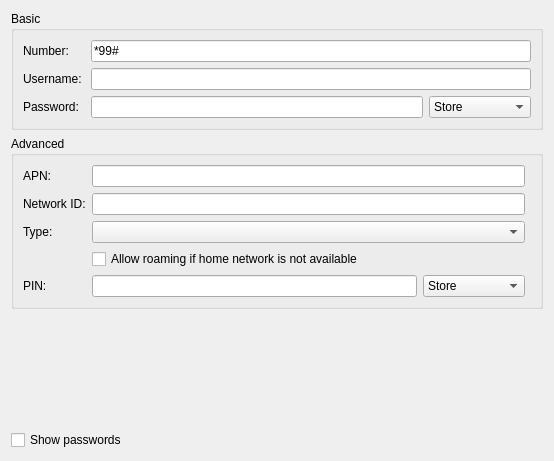
<?xml version="1.0" encoding="UTF-8"?>
<ui version="4.0">
 <author>Lukáš Tinkl &lt;lukas@redhat.com&gt;</author>
 <class>GsmWidget</class>
 <widget class="QWidget" name="GsmWidget">
  <property name="geometry">
   <rect>
    <x>0</x>
    <y>0</y>
    <width>554</width>
    <height>461</height>
   </rect>
  </property>
  <layout class="QVBoxLayout" name="verticalLayout">
   <item>
    <widget class="QGroupBox" name="basicGroup">
     <property name="title">
      <string>Basic</string>
     </property>
     <layout class="QGridLayout" name="gridLayout">
      <item row="0" column="0">
       <widget class="QLabel" name="label">
        <property name="text">
         <string>Number:</string>
        </property>
        <property name="buddy">
         <cstring>number</cstring>
        </property>
       </widget>
      </item>
      <item row="0" column="2">
       <widget class="KLineEdit" name="number">
        <property name="text">
         <string notr="true">*99#</string>
        </property>
       </widget>
      </item>
      <item row="1" column="0" colspan="2">
       <widget class="QLabel" name="label_2">
        <property name="text">
         <string>Username:</string>
        </property>
        <property name="buddy">
         <cstring>username</cstring>
        </property>
       </widget>
      </item>
      <item row="1" column="2">
       <widget class="KLineEdit" name="username"/>
      </item>
      <item row="2" column="0">
       <widget class="QLabel" name="label_3">
        <property name="text">
         <string>Password:</string>
        </property>
        <property name="buddy">
         <cstring>password</cstring>
        </property>
       </widget>
      </item>
      <item row="2" column="2">
       <layout class="QHBoxLayout" name="horizontalLayout">
        <item>
         <widget class="KLineEdit" name="password">
          <property name="passwordMode">
           <bool>true</bool>
          </property>
         </widget>
        </item>
        <item>
         <widget class="KComboBox" name="passwordStorage">
          <item>
           <property name="text">
            <string>Store</string>
           </property>
          </item>
          <item>
           <property name="text">
            <string>Always Ask</string>
           </property>
          </item>
          <item>
           <property name="text">
            <string>Not Required</string>
           </property>
          </item>
         </widget>
        </item>
       </layout>
      </item>
     </layout>
    </widget>
   </item>
   <item>
    <widget class="QGroupBox" name="advGroup">
     <property name="sizePolicy">
      <sizepolicy hsizetype="Preferred" vsizetype="MinimumExpanding">
       <horstretch>0</horstretch>
       <verstretch>0</verstretch>
      </sizepolicy>
     </property>
     <property name="title">
      <string>Advanced</string>
     </property>
     <property name="checkable">
      <bool>false</bool>
     </property>
     <layout class="QGridLayout" name="gridLayout_2">
      <item row="3" column="1" colspan="2">
       <widget class="QCheckBox" name="roaming">
        <property name="text">
         <string>Allow roaming if home network is not available</string>
        </property>
       </widget>
      </item>
      <item row="0" column="0">
       <widget class="QLabel" name="label_4">
        <property name="text">
         <string>APN:</string>
        </property>
        <property name="buddy">
         <cstring>apn</cstring>
        </property>
       </widget>
      </item>
      <item row="1" column="0">
       <widget class="QLabel" name="labelNetworkId">
        <property name="text">
         <string>Network ID:</string>
        </property>
        <property name="buddy">
         <cstring>networkId</cstring>
        </property>
       </widget>
      </item>
      <item row="0" column="1">
       <widget class="KLineEdit" name="apn">
        <property name="sizePolicy">
         <sizepolicy hsizetype="MinimumExpanding" vsizetype="Fixed">
          <horstretch>0</horstretch>
          <verstretch>0</verstretch>
         </sizepolicy>
        </property>
       </widget>
      </item>
      <item row="2" column="0">
       <widget class="QLabel" name="label_6">
        <property name="text">
         <string>Type:</string>
        </property>
        <property name="buddy">
         <cstring>type</cstring>
        </property>
       </widget>
      </item>
      <item row="4" column="0">
       <widget class="QLabel" name="label_7">
        <property name="text">
         <string>PIN:</string>
        </property>
        <property name="buddy">
         <cstring>pin</cstring>
        </property>
       </widget>
      </item>
      <item row="1" column="1">
       <widget class="KLineEdit" name="networkId"/>
      </item>
      <item row="2" column="1">
       <widget class="KComboBox" name="type">
        <property name="sizePolicy">
         <sizepolicy hsizetype="MinimumExpanding" vsizetype="Fixed">
          <horstretch>0</horstretch>
          <verstretch>0</verstretch>
         </sizepolicy>
        </property>
       </widget>
      </item>
      <item row="4" column="1">
       <layout class="QHBoxLayout" name="horizontalLayout_3">
        <item>
         <widget class="KLineEdit" name="pin">
          <property name="passwordMode">
           <bool>true</bool>
          </property>
         </widget>
        </item>
        <item>
         <widget class="KComboBox" name="pinStorage">
          <item>
           <property name="text">
            <string>Store</string>
           </property>
          </item>
          <item>
           <property name="text">
            <string>Always Ask</string>
           </property>
          </item>
          <item>
           <property name="text">
            <string>Not Required</string>
           </property>
          </item>
         </widget>
        </item>
       </layout>
      </item>
     </layout>
    </widget>
   </item>
   <item>
    <spacer name="verticalSpacer">
     <property name="orientation">
      <enum>Qt::Vertical</enum>
     </property>
     <property name="sizeHint" stdset="0">
      <size>
       <width>20</width>
       <height>130</height>
      </size>
     </property>
    </spacer>
   </item>
   <item>
    <widget class="QCheckBox" name="cbShowPasswords">
     <property name="text">
      <string>Show passwords</string>
     </property>
    </widget>
   </item>
  </layout>
 </widget>
 <customwidgets>
  <customwidget>
   <class>KComboBox</class>
   <extends>QComboBox</extends>
   <header>kcombobox.h</header>
  </customwidget>
  <customwidget>
   <class>KLineEdit</class>
   <extends>QLineEdit</extends>
   <header>klineedit.h</header>
  </customwidget>
 </customwidgets>
 <tabstops>
  <tabstop>number</tabstop>
  <tabstop>username</tabstop>
  <tabstop>password</tabstop>
  <tabstop>passwordStorage</tabstop>
  <tabstop>apn</tabstop>
  <tabstop>networkId</tabstop>
  <tabstop>type</tabstop>
  <tabstop>roaming</tabstop>
  <tabstop>pin</tabstop>
  <tabstop>pinStorage</tabstop>
  <tabstop>cbShowPasswords</tabstop>
 </tabstops>
 <resources/>
 <connections/>
</ui>
